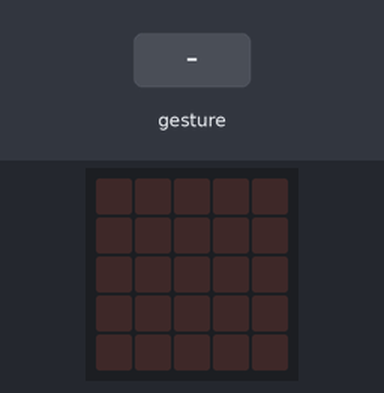
This program was run on a simulated BBC micro:bit (MakeCode). Parts: the board's 5×5 LED display. The test bench sets the inputs (shaded band). Random numbers come from a fixed seed; a tilt is held for 1.5 s and a shake lasts 1 s, then the board lies face up again.

Above: at 1.2 s.
1.3 s: gesture 'shake'
At 2.5 s:
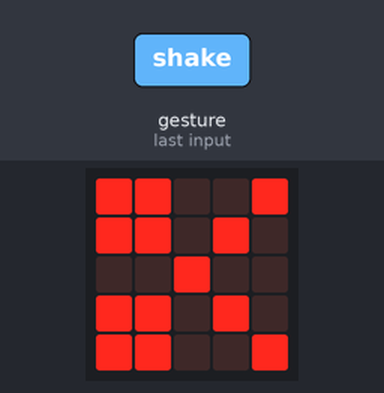
3.0 s: gesture 'shake'
At 3.8 s:
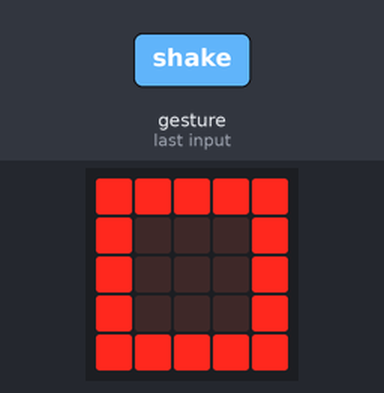
Timing chart, 0 to 6.0 s (numbered marks = the images above; inputs shaded):
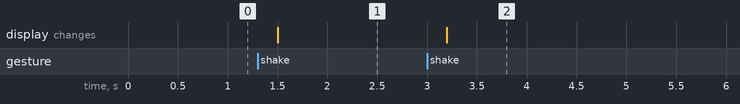

Measured:
- after the input at 1.3 s, the display: changes after 0.20 s (image 1)
- after the input at 3.0 s, the display: changes after 0.20 s (image 2)

The program:

main.ts
```typescript
let Werkzeug = 0
input.onGesture(Gesture.Shake, function () {
    Werkzeug = randint(1, 3)
    if (Werkzeug == 1) {
        basic.showIcon(IconNames.Scissors)
    } else if (Werkzeug == 2) {
        basic.showIcon(IconNames.SmallSquare)
    } else {
        basic.showIcon(IconNames.Square)
    }
})
```

test.ts
```typescript
// Hier kann man Tests durchführen; diese Datei wird nicht kompiliert, wenn dieses Paket als Erweiterung verwendet wird.
```
